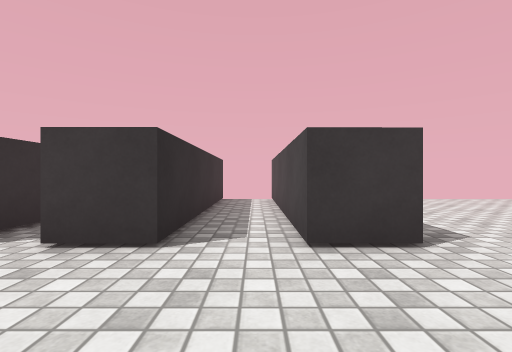
View 1 (above)

15 first-person views from a walk through a 3-D level made in the Unity game engine. The camera is 0.62 m above the floor, looks level and sees 85° across. The floor is counted in squares, 1 m on a side. Each view is taken from the middle of a square. On the plan, view 1 faces up. The plan holds only what a view shows up to about 9 squares ahead; the rest is blank. The place goes on beyond the plan. The player is left out. Surface patterns are stand-ins for the level's own textures.

View 2
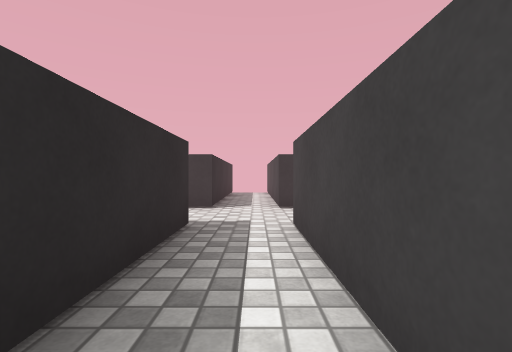

View 3
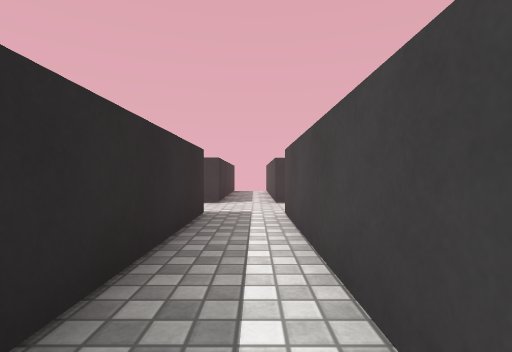

View 4
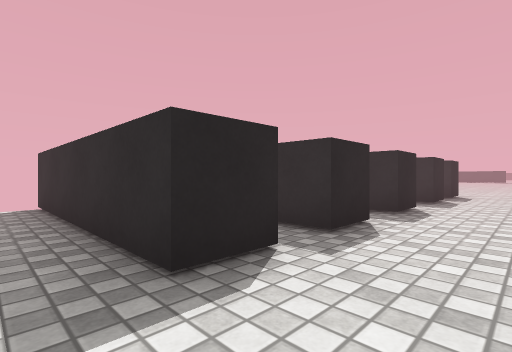

View 5
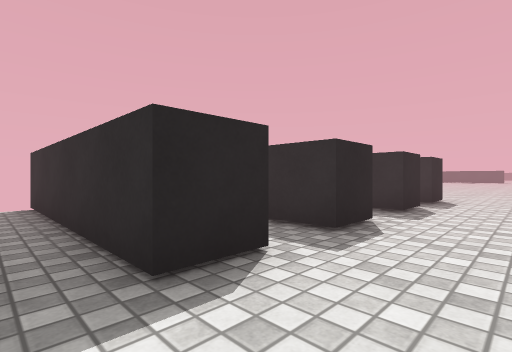

View 6
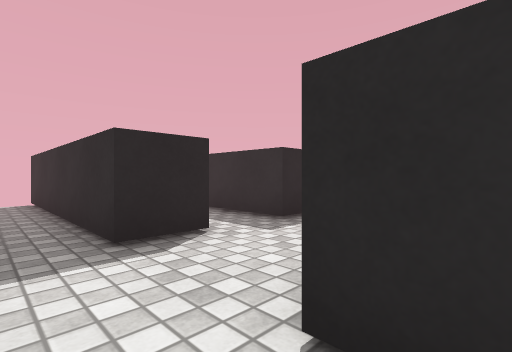

View 7
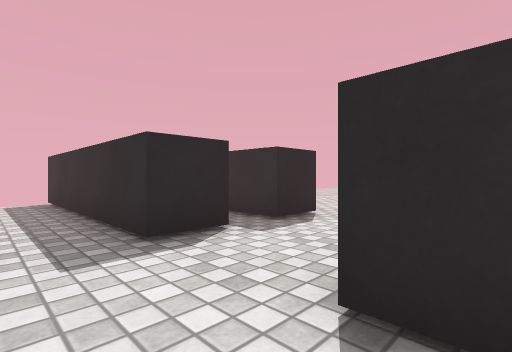

View 8
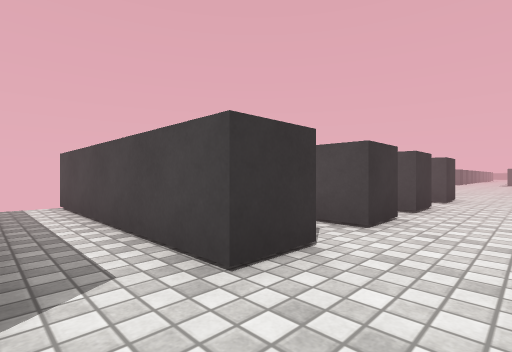

View 9
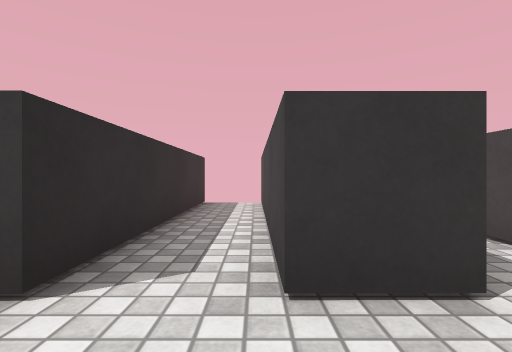

View 10
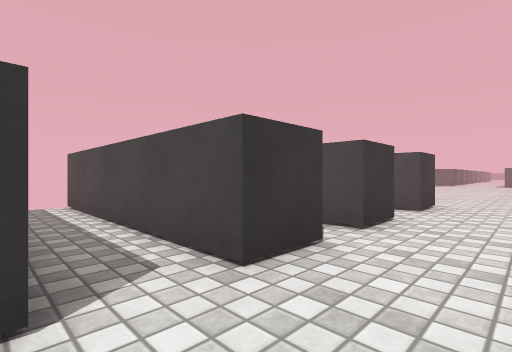

View 11
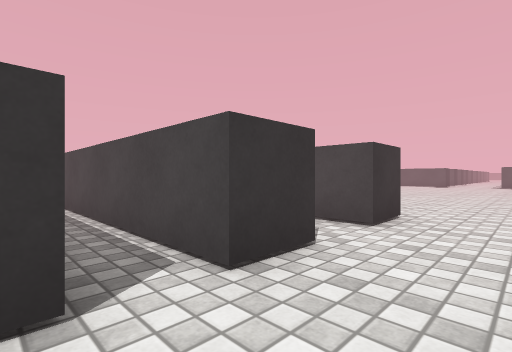

View 12
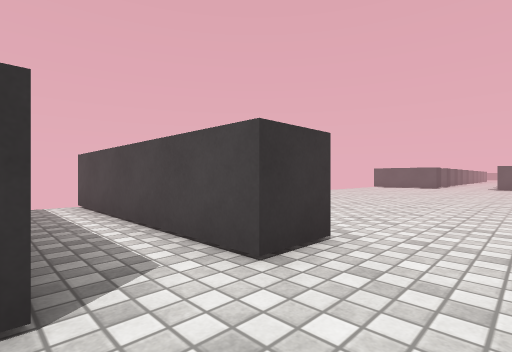

View 13
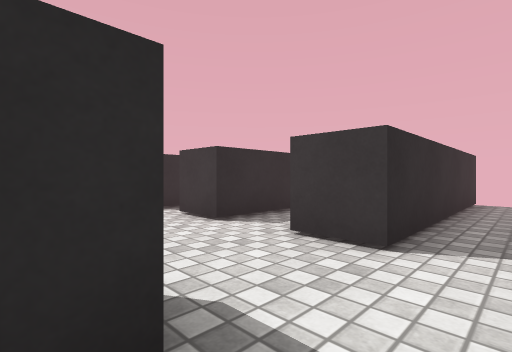

View 14
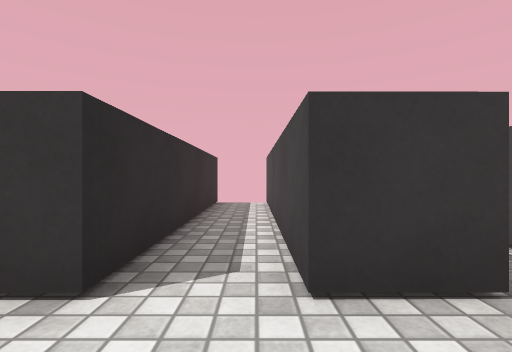

View 15
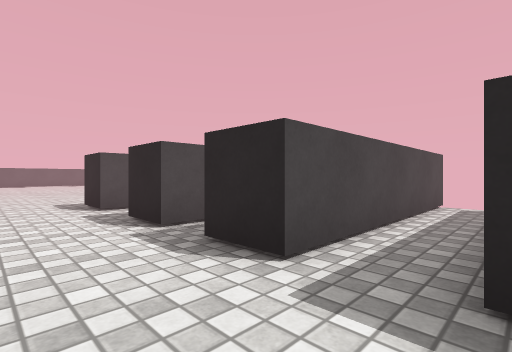

### Floor plan
Points are (right, up) in squares from view 1. A wall is a line through its corners. A room is listed if a view was taken in it or the views show most of it. See-through windows are left out.
Room 1 (views 1, 2, 3, 4, 12)
walls: (0.5, 2.4) (0.4, 7.4); (-1.8, 0.4) (-0.8, 0.4) (-0.8, -4.6); (-0.9, 7.3) (-0.8, 2.4) (-1.8, 2.4); (0.5, -3.5) (0.5, 0.4)
ways out: opening at (-1, 1.5) to room 2; opening at (1, 1.5)
Room 2 (views 5, 11)
walls: (-1.8, 2.4) (-1.9, 7); (-2.7, 2.4) (-3.7, 2.4); (-2.7, 3.6) (-2.7, 2.9); (-1.8, -0.2) (-1.8, 0.4); (-3.7, 0.4) (-2.7, 0.4) (-2.7, -4.5)
ways out: opening at (-1, 1.5) to room 1; opening at (-3, 1.5) to room 3
Room 3 (views 6, 10, 13, 14, 15)
walls: (-3.7, 2.4) (-3.8, 7.4); (-5.8, 0.4) (-4.8, 0.4) (-4.8, -4.6); (-4.9, 7.4) (-4.9, 2.4); (-3.7, -4.5) (-3.7, 0.4)
ways out: opening at (-3, 1.5) to room 2; opening at (-5, 1.5) to room 4
Room 4 (views 7, 8, 9)
walls: (-8.2, 0.4) (-7.1, 0.4) (-7.1, -4.6); (-4.9, 2.4) (-5.9, 2.4) (-5.9, 7.4); (-9.6, 0.4) (-9, 0.4); (-7.2, 7.4) (-7.1, 2.4) (-8.2, 2.4)
ways out: opening at (-5, 1.5) to room 3

Where each view was taken, in squares from view 1:
view 1: 0 up, 0 right, facing up
view 2: 3 down, 0 right, facing up
view 3: 4 down, 0 right, facing up
view 4: 2 up, 0 right, facing down-left
view 5: 2 up, 2 left, facing down-left
view 6: 3 up, 4 left, facing down-left
view 7: 3 up, 6 left, facing down-left
view 8: 1 up, 7 left, facing up-right
view 9: 1 up, 6 left, facing up
view 10: 1 up, 5 left, facing up-right
view 11: 1 up, 3 left, facing up-right
view 12: 1 up, 1 left, facing up-right
view 13: 0 up, 4 left, facing up-left
view 14: 1 up, 4 left, facing up
view 15: 2 up, 5 left, facing down-right
